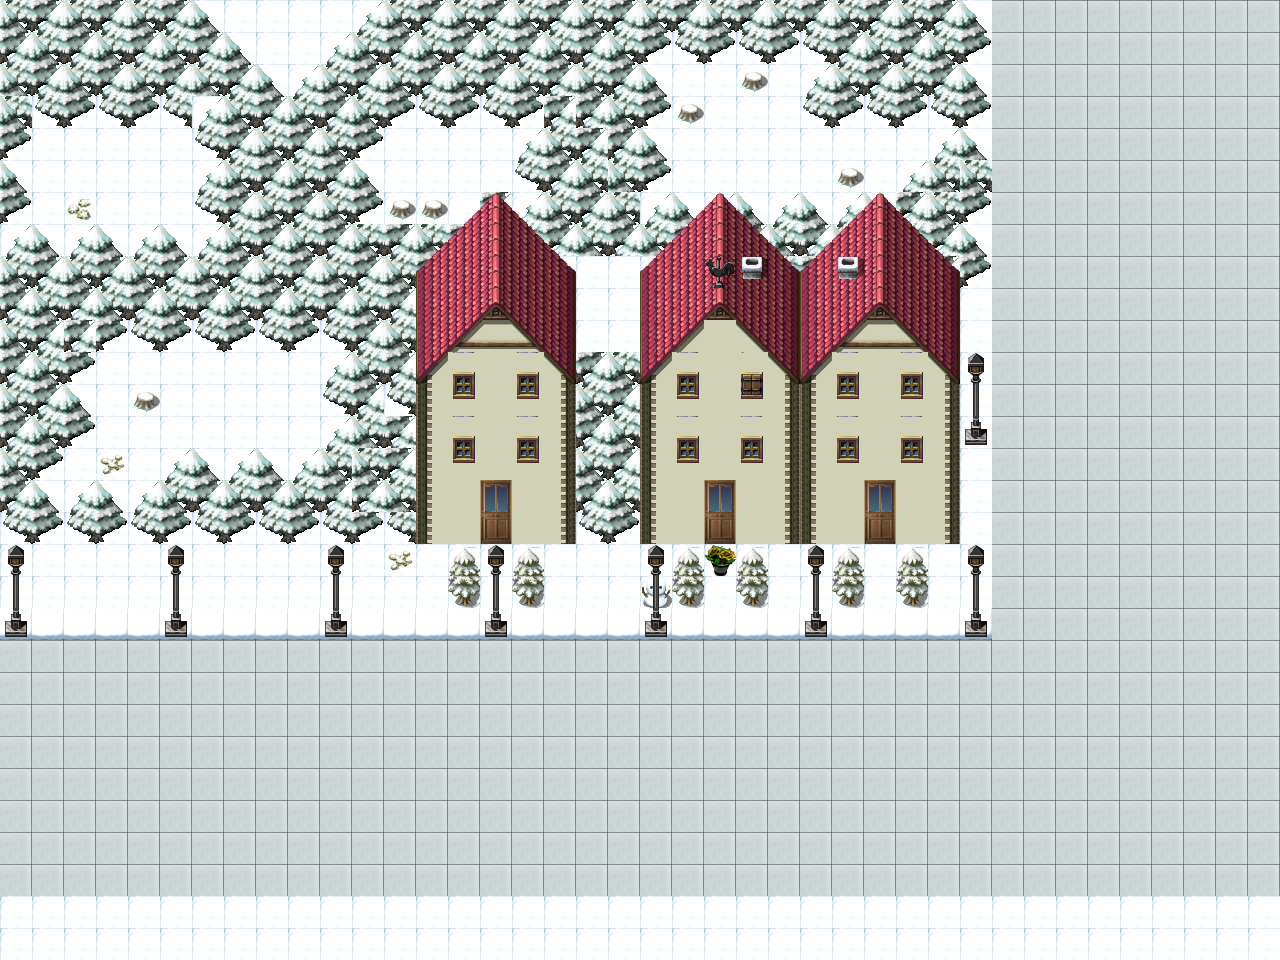

A level layout from a 2D game, rendered from its tile map. Below: a short description, then the map file with tile-grid data replaced by summaries:
An orthogonal 40x30 tile map with 32x32 px tiles, 10 tile layers (snow, road, trees_backward, walls, ...).

<map version="1.0" orientation="orthogonal" width="40" height="30" tilewidth="32" tileheight="32">
 <tileset firstgid="1" name="road" tilewidth="32" tileheight="32">
  <image source="road.png" width="320" height="512" />
 </tileset>
 <layer name="snow" width="40" height="30">
  <data>[1200 cells, 700 non-empty, 2 distinct tile ids]</data>
 </layer>
 <layer name="road" width="40" height="30">
  <data>[1200 cells, 500 non-empty, 1 distinct tile ids]</data>
 </layer>
 <layer name="trees_backward" width="40" height="30">
  <data>[1200 cells, 347 non-empty, 8 distinct tile ids]</data>
 </layer>
 <layer name="walls" width="40" height="30">
  <data>[1200 cells, 100 non-empty, 3 distinct tile ids]</data>
 </layer>
 <layer name="house" width="40" height="30">
  <data>[1200 cells, 74 non-empty, 28 distinct tile ids]</data>
 </layer>
 <layer name="door&amp;windows" width="40" height="30">
  <data>[1200 cells, 32 non-empty, 7 distinct tile ids]</data>
 </layer>
 <layer name="trees" width="40" height="30">
  <data>[1200 cells, 12 non-empty, 2 distinct tile ids]</data>
 </layer>
 <layer name="decorations" width="40" height="30">
  <data>[1200 cells, 10 non-empty, 4 distinct tile ids]</data>
 </layer>
 <layer name="lamps" width="40" height="30">
  <data>[1200 cells, 24 non-empty, 3 distinct tile ids]</data>
 </layer>
 <layer name="gift" width="40" height="30">
  <data>[1200 cells, 1 non-empty, 1 distinct tile ids]</data>
 </layer>
</map>